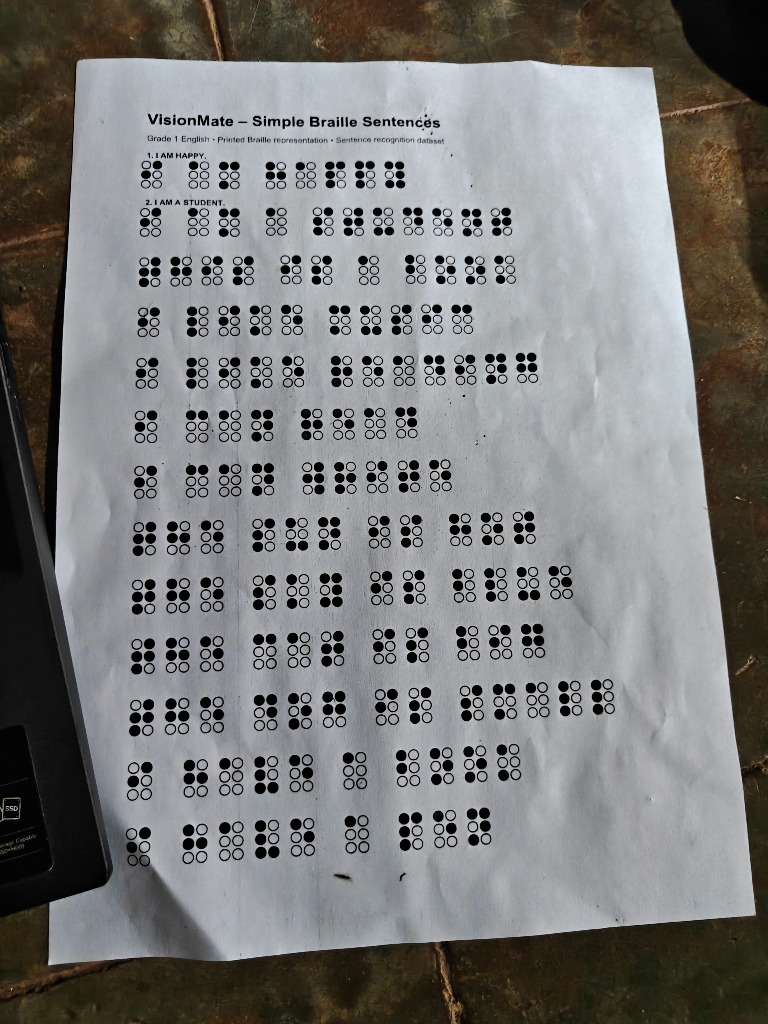
#> input picture embossed_braille_recognition/testing/experiments/test_user_scanned_sheet.jpg, 768 x 1024 px, found by its file name
$ python crop_ascii.py
#> lines starting #> are read from the running program, lines starting #| are printed output that depends on the picture; long printed decimals are rounded
import numpy as np
from PIL import Image

img = Image.open('scratch/test_user_scanned_sheet.jpg').convert('L')
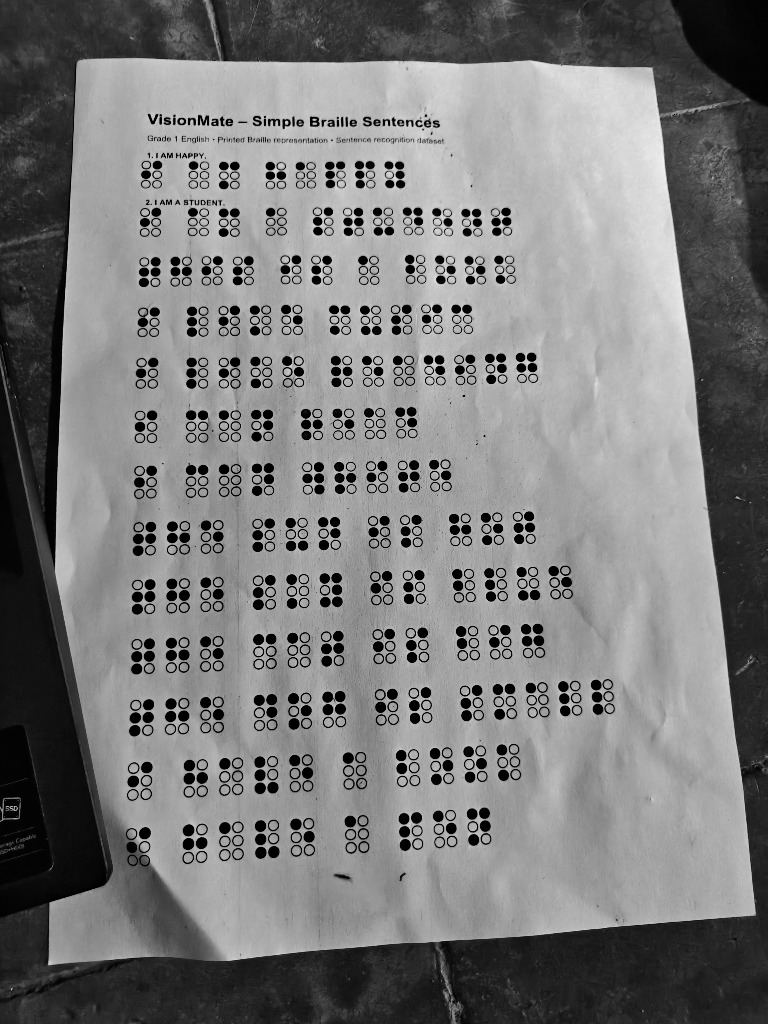
#> img: PIL image 768x1024 L; min 0, max 242, mean 121.5
arr = np.array(img)

# Let's binarize arr[150:195, 130:420] using Bradley / local threshold
crop = arr[150:195, 130:420]
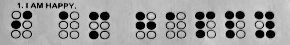
#> crop: shape (45, 290); min 0, max 224, mean 155.4
h, w = crop.shape
#> h = 45; w = 290
bg_mean = np.mean(crop)
#> bg_mean = 155.4
print("Crop shape:", h, w, "mean:", bg_mean)
#| Crop shape: 45 290 mean: 155.376

# Print a visual ASCII map of crop with threshold
thresh = bg_mean * 0.85
#> thresh = 132.1
print("Visual map:")
for y in range(0, h, 2):
    line = "".join(["#" if crop[y, x] < thresh else "." for x in range(0, min(w, 100), 2)])
    print(f"{y:2d}: {line}")
#> this loop made 23 passes
#> (printed output is left out)

$ run again, with embossed_braille_recognition/testing/experiments/bottom_braille.png saved as embossed_braille_recognition/testing/experiments/test_user_scanned_sheet.jpg
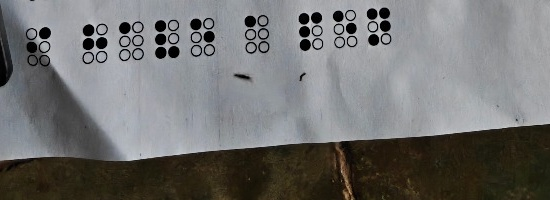
#> input picture embossed_braille_recognition/testing/experiments/bottom_braille.png, 550 x 200 px, found by its file name
#> `crop = arr[150:195, 130:420]`:
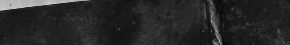
#> crop: shape (45, 290); min 5, max 207, mean 39.6
#> bg_mean = 39.62
#| Crop shape: 45 290 mean: 39.619
#> thresh = 33.68
#> the loop `for y in range(0, h, 2):` made 23 passes
#> (printed output is left out)

$ run again, with embossed_braille_recognition/testing/experiments/crop_bottom.png saved as embossed_braille_recognition/testing/experiments/test_user_scanned_sheet.jpg
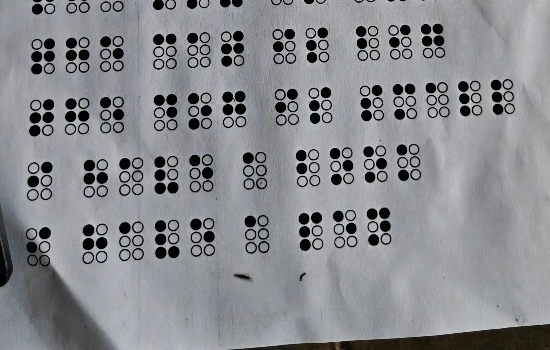
#> input picture embossed_braille_recognition/testing/experiments/crop_bottom.png, 550 x 350 px, found by its file name
#> `crop = arr[150:195, 130:420]`:
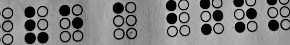
#> crop: shape (45, 290); min 0, max 202, mean 126.2
#> bg_mean = 126.2
#| Crop shape: 45 290 mean: 126.216
#> thresh = 107.3
#> the loop `for y in range(0, h, 2):` made 23 passes
#> (printed output is left out)
